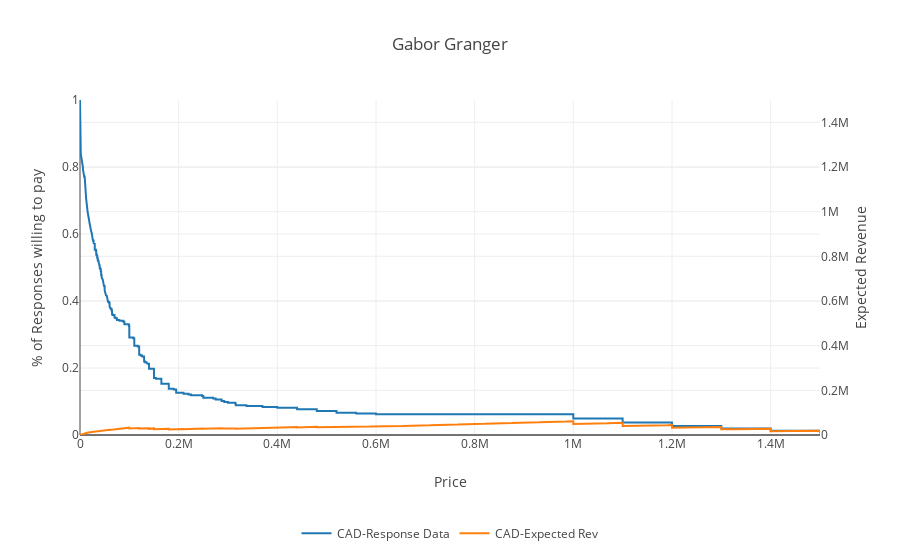

Notebook source saved alongside this figure:
### Code cell
interactive_GG(GG_Final)

### Figure 1 — Plotly figure (JSON) as saved in the notebook; plotly's stock layout.template omitted (floating-point values rounded to 4 significant figures; data arrays with more than 128 entries replaced by an {"elided": "..."} marker saying what was removed)
{"data": [{"name": "CAD-Response Data", "type": "scatter", "uid": "f79f32bd-bd14-445d-88a5-6fd02527e4b1", "x": {"elided": "15001 int values"}, "y": {"elided": "15001 float values"}}, {"name": "CAD-Expected Rev", "type": "scatter", "uid": "e42092df-2e7a-451f-b064-d45adffd6fce", "x": {"elided": "15001 int values"}, "y": {"elided": "15001 float values"}, "yaxis": "y2"}], "layout": {"legend": {"orientation": "h", "x": 0.5, "xanchor": "center", "y": -0.25}, "title": {"text": "Gabor Granger"}, "xaxis": {"title": {"text": "Price"}}, "yaxis": {"anchor": "x", "range": [0, 1], "title": {"text": "% of Responses willing to pay"}}, "yaxis2": {"anchor": "x", "overlaying": "y", "range": [0, 1500000], "side": "right", "title": {"text": "Expected Revenue"}}}}
